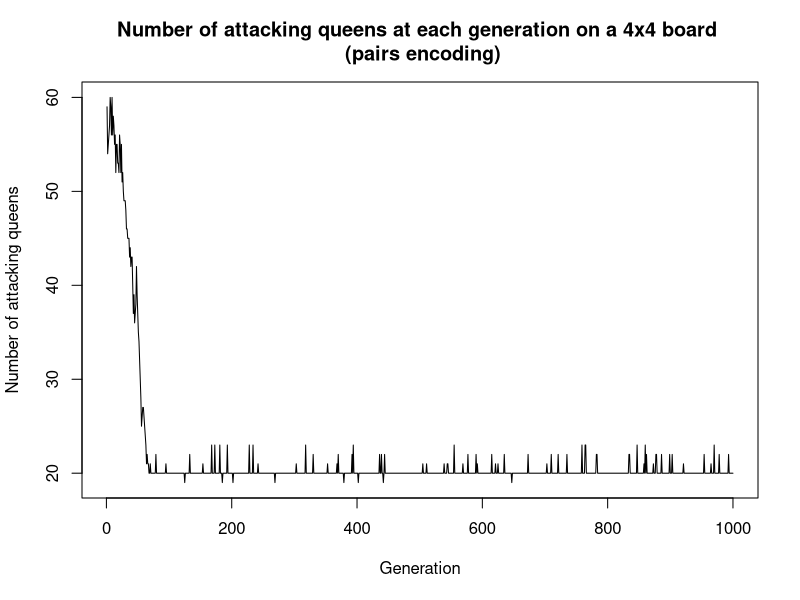
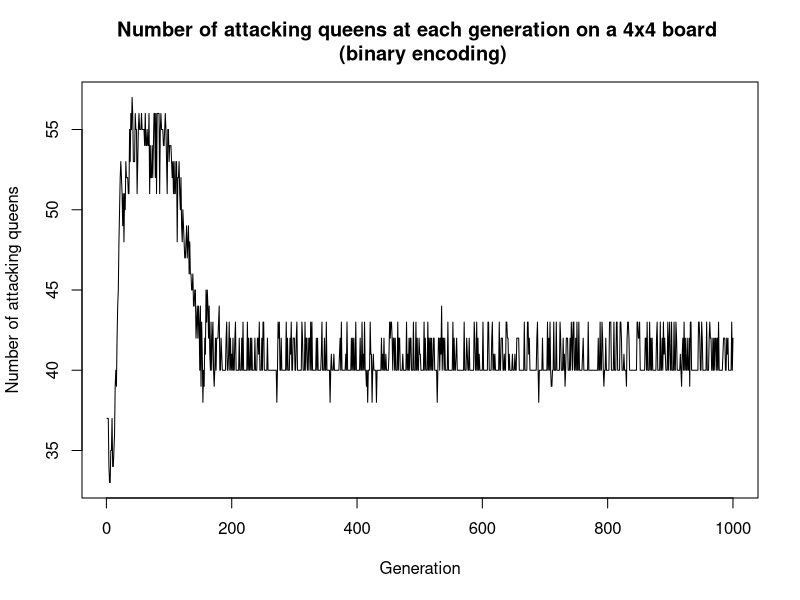
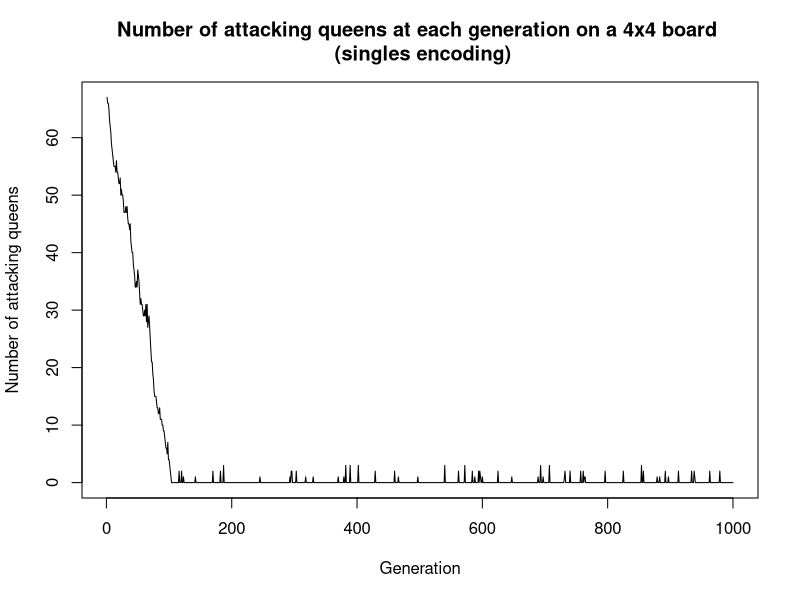
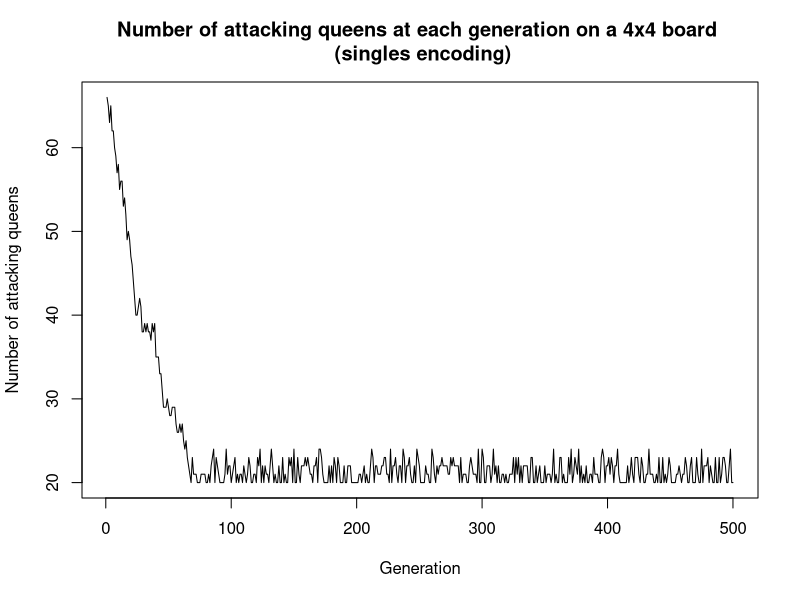
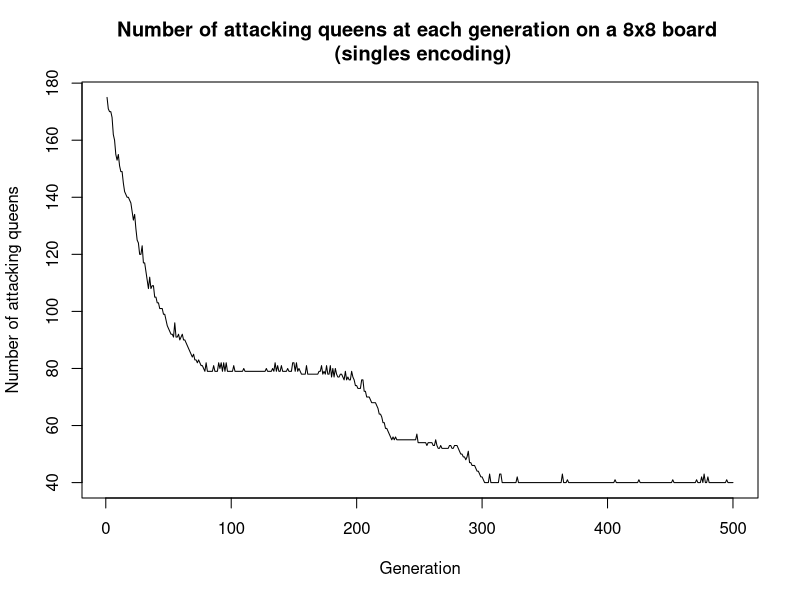
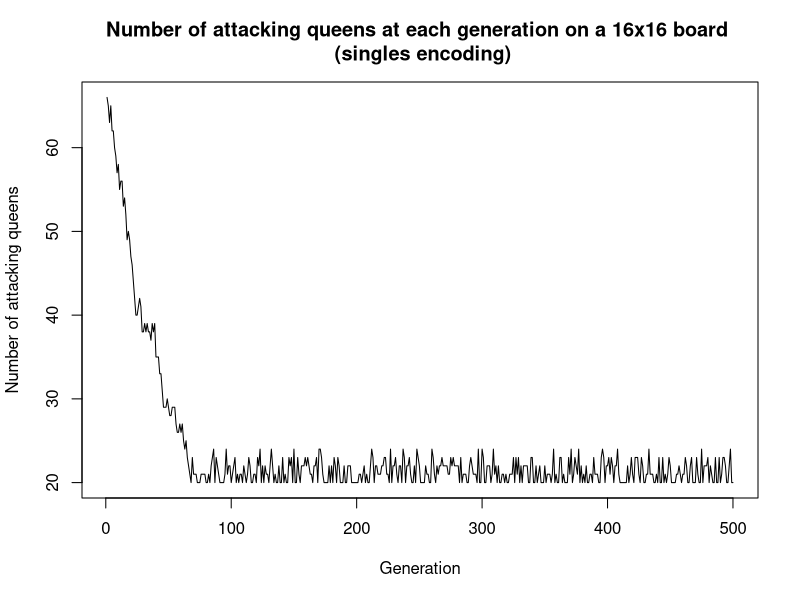
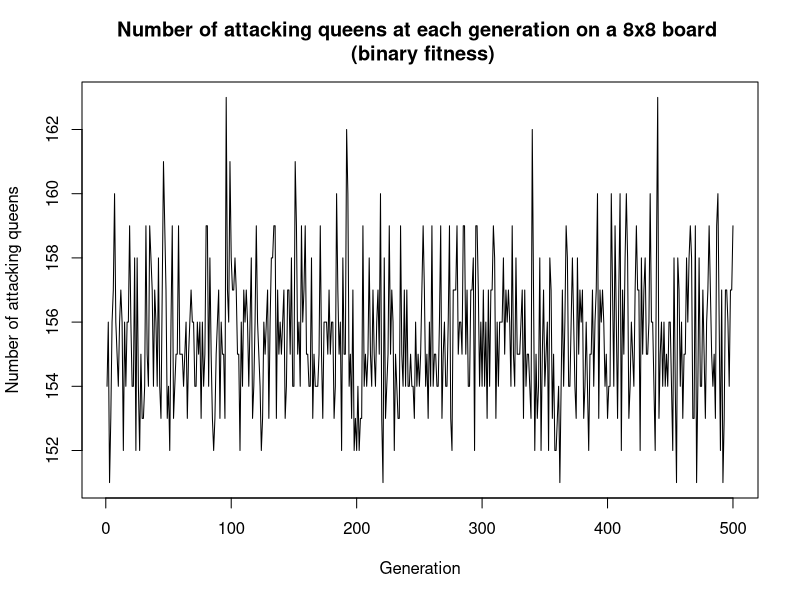
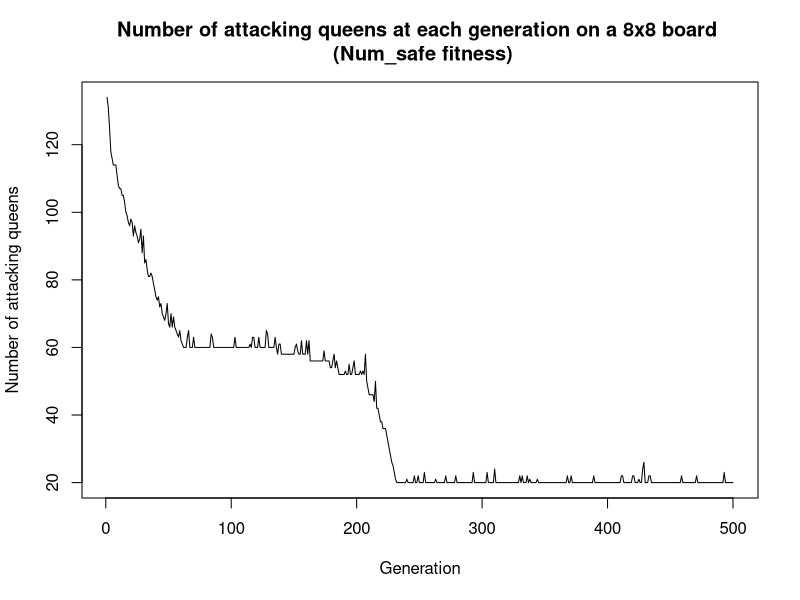

These figures' R source, in order: (Note: this script raises an error after producing the figures.)
## ---- chunk 1
knitr::opts_chunk$set(echo = FALSE, cache = TRUE)
## ---- chunk 2
BinToDec <- function(x){
  #https://stackoverflow.com/questions/12892348/convert-binary-string-to-binary-or-decimal-value
  sum(2^(which(rev(unlist(strsplit(as.character(x), "")) == 1))-1))
}

vizualize_board <- function(layout, n){
  #Given a layout, vizualizes the board
  if(typeof(layout) == "list" & is.null(ncol(layout))){
    #print("Binary")
    #Binary
    board <- matrix(nrow = n, ncol = n)
    #fill the board with 0s
    for (i in 1:nrow(board)){
      for (j in 1:ncol(board)){
        board[i,j] <- 0
      }
    }
    for (i in 1:n){
      board[i,BinToDec(layout[[i]])] <- 1
    }
    board <- t(board)
    #print(board)
  }else if(typeof(layout) == "integer" & is.null(ncol(layout))){
    #print("Singles")
    #Singles
    #fill the board with 0s
    board <- matrix(nrow = n, ncol = n)
    for (i in 1:n){
      for (j in 1:n){
        board[i,j] <- 0
      }
    }
    for (i in 1:n){
      board[i,layout[i]] <- 1
    }
    board <- t(board)
    #print(board)
  }else{
    #Pairs
    #print("Pairs")
    board <- matrix(nrow = n, ncol = n)
    #fill the board with 0s
    for (i in 1:nrow(board)){
      for (j in 1:ncol(board)){
        board[i,j] <- 0
      }
    }
    for (i in 1:nrow(layout)){
      board[layout[i,1], layout[i,2]] <- 1
    }
  }
  #Print the board in the console:
  for (i in 1:(nrow(board)*2)){
    cat("_")
  }
  cat("\n")
  for (i in 1:nrow(board)){
    cat("|")
    for (j in 1:ncol(board)){
      if(board[i,j] == 0){
        cat(" |")
      }else{
        cat("Q|")
      }
    }
    cat("\n")
  }
}
## ---- chunk 3
#################### PAIRS REPRESENTATION ####################

# Question 2 : Crossover

crossover <- function(layout1, layout2, p){
  #PAIRS (matrix)
  kid <- matrix(nrow = nrow(layout1), ncol = 2)
  for (i in 1:p){
    kid[i,] <- layout1[i,]
  }
  for (i in (p+1):nrow(layout2)){
    kid[i,] <- layout2[i,]
  }
  return(kid)
}

# Question 3 : Mutate

mutate <- function(layout,n){
  pair <- sample(n,1)
  layout[pair,1] <- sample(n,1)
  layout[pair,2] <- sample(n,1)
  #Disadvantages of this layout : can move to a location where there is already a queen 
  # --> Good or bad ? Good: simulate a queen "disappearing", bad: duplicates in the representation
  return(layout)
}

# Question 4 : Fitness

fitness <- function(layout, fitness_function, n){
  board <- matrix(nrow = n, ncol = n)
  #fill the board with 0s
  for (i in 1:n){
    for (j in 1:n){
      board[i,j] <- 0
    }
  }
  #fill the board with 1s where there are queens
  for (i in 1:n){
    board[layout[i,1], layout[i,2]] <- 1
  }
  #================================================================================
 #Convert the board to a list of coordinates 
  my_vec <- c()
  for(i in 1:n){
    for(j in 1:n){
      if(board[i,j]==1){
        my_vec <- c(my_vec, c(i,j))
      }
    }
  }
  if(length(my_vec) == 0){
    return(0)
  }
  points<-array( my_vec, dim=c(2,length(my_vec)/2))
  are_attacking_eachother <- function(Q1,Q2){
    #https://stackoverflow.com/questions/57239548/how-to-check-if-a-queen-is-under-attack-in-nqueens
    (Q1[1] == Q2[1] | Q1[2] == Q2[2] | Q1[1]-Q1[2] == Q2[1]-Q2[2] | Q1[1]+Q1[2] == Q2[1]+Q2[2])
  }
  fitness <- 0
  if(length(points)/2 == 1){
    if(fitness_function == "binary"){
      return(0)
    }else if(fitness_function == "num_safe"){
      return(1)
    }else{
      #number of attacking pairs
      return(0)
    }
  }else if(fitness_function == "binary"){
      for(queen in 1:((length(points)/2)-1)){
        for(other_queen in (queen+1):(length(points)/2)){
          Q1 <- c(points[1,queen], points[2,queen])
          Q2 <- c(points[1,other_queen], points[2,other_queen])
          if(are_attacking_eachother(Q1, Q2)){
            fitness <- 1
          }
        } 
      }
  }else if(fitness_function == "num_safe"){
    safe <- 0
     for(queen in 1:((length(points)/2)-1)){
        for(other_queen in (queen+1):(length(points)/2)){
          Q1 <- c(points[1,queen], points[2,queen])
          Q2 <- c(points[1,other_queen], points[2,other_queen])
          if(!are_attacking_eachother(Q1, Q2)){
            safe <- safe + 2
          }
        } 
     }
    #to scale to [0,1], we could divide by the max number of queens that can be safe
    fitness <- safe
  }else if(fitness_function == "num_attacking"){
    num_attacking <- 0
    for(queen in 1:((length(points)/2)-1)){
      for(other_queen in (queen+1):(length(points)/2)){
        Q1 <- c(points[1,queen], points[2,queen])
        Q2 <- c(points[1,other_queen], points[2,other_queen])
        if(are_attacking_eachother(Q1, Q2)){
          num_attacking <- num_attacking + 1
        }
      } 
    }
    fitness <- num_attacking
  }else{
      #(nC2 - number) of pairs of queens attacking each other.
      nc2 <- (n*(n-1)/2)
      num_attacking <- 0
      for(queen in 1:((length(points)/2)-1)){
        for(other_queen in (queen+1):(length(points)/2)){
          Q1 <- c(points[1,queen], points[2,queen])
          Q2 <- c(points[1,other_queen], points[2,other_queen])
          if(are_attacking_eachother(Q1, Q2)){
            fitness <- 1
          }
        } 
      }
      fitness <- (nc2 - num_attacking)
  }
  return(fitness)
}

# Question 5 : Genetic Algorithm

generate_random_layout_pairs <- function(n){
  pairs<-array(0, dim=c(n,2))
  for (i in 1:n){
    pairs[i,1] <- sample(n,1)
    pairs[i,2] <- sample(n,1)
  }
  return(pairs)
}

darwin_pairs <- function(n_generations, board_size, n_population, mutprob, fitness_function, crossover_p){
  ###### Initialization ######
  #generate random population
  population <- list()
  for(i in 1:n_population){
    population[[i]] <- generate_random_layout_pairs(board_size)
  }

  #calculate fitness of population
  fitnesses <- c()
  for(i in 1:n_population){
    fitnesses[i] <- fitness(population[[i]], fitness_function, board_size)
  }
  n_attacking_queens <- c()
  solutions <- list()
  ###### Genetic Algorithm ######
  for(generation in 1:n_generations){

    #Two individuals are randomly sampled from the current population, 
    # they are further used as parents
    parents <- sample(population, 2, replace = FALSE)

    #One individual with the smallest fitness is selected from the current population,
    # this will be the victim
    victim <- population[which.min(fitnesses)]
    victim_idx <- which.min(fitnesses)
    #The two sampled parents are to produce a kid by crossover
    kid <- crossover(parents[[1]], parents[[2]], p=crossover_p)

    #this kid should be mutated with probability mutprob
    if(runif(1) < mutprob){
      kid <- mutate(kid, board_size)
    }

    #The victim is replaced by the kid in the population
    population[[victim_idx]] <- kid

    #Do not forget to update the vector of fitness values of the population
    fitnesses[victim_idx] <- fitness(kid, fitness_function, board_size)

    #Remember the number of pairs of queens attacking each other at the given iteration
    attacking_queens <- 0
    for(i in 1:n_population){
      attacking_queens <- attacking_queens + fitness(population[[i]], "num_attacking", board_size)
      if(fitness(population[[i]], "num_attacking", board_size) == 0){
        solutions[[length(solutions)+1]] <- population[[i]]
      }
    }
    n_attacking_queens <- c(n_attacking_queens, attacking_queens)

  }
  return(list(n_attacking_queens = n_attacking_queens, solutions = solutions))
}

## ---- chunk 4
# Question 6 : Legal Configuration
res_pairs <- darwin_pairs(n_generations = 1000, 
                          board_size =  4, 
                          n_population = 20, 
                          mutprob = 0.1, 
                          fitness_function = "num_safe",
                          crossover_p = 2)

cat("found", length(res_pairs$solutions), "legal configurations \n")
cat("Example of a legal configuration : \n")
if(length(res_pairs$solutions) > 0){
  vizualize_board(res_pairs$solutions[[1]], 4)
}
## ---- chunk 5
# Question 7 : Plot
plot(res_pairs$n_attacking_queens, type="l", xlab="Generation", ylab="Number of attacking queens")
title("Number of attacking queens at each generation on a 4x4 board \n (pairs encoding)")

## ---- chunk 6
################### Binary Representation ###################

# Question 2 : Crossover

crossover <- function(layout1, layout2, p){
  #p < log2(n)/2
  kid <- list()
  for (i in 1:p){
    kid[[i]] <- layout1[[i]]
  }
  for (i in (p+1):length(layout2)){
    kid[[i]] <- layout2[[i]]
  }
  return(kid)
}

# Question 3 : Mutate

mutate <- function(layout,n){
    #randomly select a binary string
    binary_string <- sample(1:length(layout), 1)
    #randomly select a bit in the binary string
    bit <- sample(1:length(layout[[binary_string]]), 1)
    #flip the bit
    layout[[binary_string]][bit] <- abs(layout[[binary_string]][bit] - 1)
    return(layout)
}

# Question 4 : Fitness

fitness <- function(layout, fitness_function, n){
  #Very twisted and inefficient way of doing things, to be modified
  board <- matrix(nrow = n, ncol = n)
  #fill the board with 0s
  for (i in 1:nrow(board)){
    for (j in 1:ncol(board)){
      board[i,j] <- 0
    }
  }
  for (i in 1:length(layout)){
    board[i, BinToDec(layout[[i]])] <- 1
  }
  board <- t(board) 

  #================================================================================
  #At this point, the board var should contain a matrix on the state of the board, with 1s for queens and 0s for empty spaces
  #Convert the board to a list of coordinates 
  my_vec <- c()
  for(i in 1:n){
    for(j in 1:n){
      if(board[i,j]==1){
        my_vec <- c(my_vec, c(i,j))
      }
    }
  }
  if(length(my_vec) == 0){
    return(0)
  }
  points<-array( my_vec, dim=c(2,length(my_vec)/2))
  are_attacking_eachother <- function(Q1,Q2){
    #https://stackoverflow.com/questions/57239548/how-to-check-if-a-queen-is-under-attack-in-nqueens
    (Q1[1] == Q2[1] | Q1[2] == Q2[2] | Q1[1]-Q1[2] == Q2[1]-Q2[2] | Q1[1]+Q1[2] == Q2[1]+Q2[2])
  }
  fitness <- 0
  #If only one queen on the board:
  if(length(points)/2 <= 1){
    if(fitness_function == "binary"){
      return(0)
    }else if(fitness_function == "num_safe"){
      return(length(points)/2)
    }else{ #number of attacking pairs
      return(0)
    }
    
  }else if(fitness_function == "binary"){
      for(queen in 1:((length(points)/2)-1)){
        for(other_queen in (queen+1):(length(points)/2)){
          Q1 <- c(points[1,queen], points[2,queen])
          Q2 <- c(points[1,other_queen], points[2,other_queen])
          if(are_attacking_eachother(Q1, Q2)){
            fitness <- 1
          }
        } 
      }
  }else if(fitness_function == "num_safe"){
    safe <- 0
     for(queen in 1:((length(points)/2)-1)){
        for(other_queen in (queen+1):(length(points)/2)){
          Q1 <- c(points[1,queen], points[2,queen])
          Q2 <- c(points[1,other_queen], points[2,other_queen])
          if(!are_attacking_eachother(Q1, Q2)){
            safe <- safe + 2
          }
        } 
     }
    #to scale to [0,1], we can divide by the max number of queens that can be safe
    fitness <- safe
    
  }else if(fitness_function == "num_attacking"){
    num_attacking <- 0
    for(queen in 1:((length(points)/2)-1)){
      for(other_queen in (queen+1):(length(points)/2)){
        Q1 <- c(points[1,queen], points[2,queen])
        Q2 <- c(points[1,other_queen], points[2,other_queen])
        if(are_attacking_eachother(Q1, Q2)){
          num_attacking <- num_attacking + 1
        }
      } 
    }
    fitness <- num_attacking
  }else{
      #(nC2 - number) of pairs of queens attacking each other.
      nc2 <- (n*(n-1)/2)
      num_attacking <- 0
      for(queen in 1:((length(points)/2)-1)){
        for(other_queen in (queen+1):(length(points)/2)){
          Q1 <- c(points[1,queen], points[2,queen])
          Q2 <- c(points[1,other_queen], points[2,other_queen])
          if(are_attacking_eachother(Q1, Q2)){
            fitness <- 1
          }
        } 
      }
      fitness <- nc2 - num_attacking
  }
  return(fitness)
}

# Question 5 : Genetic Algorithm

generate_random_layout_binary <- function(n){
  #Only works for n powers of 2, otherwise it can produces queens outside of the board
  layout <- list()
  for (i in 1:n){
    layout[[i]] <- sample(0:1, ceiling(log2(n)), replace = TRUE)
  }
  return(layout)
}

darwin_bin <- function(n_generations, board_size, n_population, mutprob, fitness_function, crossover_p){

  #generate random population
  population <- list()
  for(i in 1:n_population){
    population[[i]] <- generate_random_layout_binary(board_size)
  }

  #calculate fitness of population
  fitnesses <- c()
  for(i in 1:n_population){
    fitnesses[i] <- fitness(population[[i]], fitness_function, board_size)
  }
  n_attacking_queens <- c()
  solutions <- list()
  ###### Genetic Algorithm ######
  for(generation in 1:n_generations){
    #Two individuals are randomly sampled from the current population, they are further used as parents
    parents <- sample(population, 2, replace = FALSE)

    #One individual with the smallest fitness is selected from the current population, this will be the victim
    victim <- population[which.min(fitnesses)][[1]]
    victim_idx <- which.min(fitnesses)

    #The two sampled parents are to produce a kid by crossover
    kid <- crossover(parents[[1]], parents[[2]], p=crossover_p)
    #this kid should be mutated with probability mutprob
    if(runif(1) < mutprob){
      kid <- mutate(kid, board_size)
    }
    #The victim is replaced by the kid in the population
  
    population[[victim_idx]] <- kid

    #Do not forget to update the vector of fitness values of the population
    fitnesses[victim_idx] <- fitness(kid, fitness_function, board_size)

  #Remember the number of pairs of queens attacking each other at the given iteration
    attacking_queens <- 0
    for(i in 1:n_population){
      attacking_queens <- attacking_queens + fitness(population[[i]], "num_attacking", board_size)
      if(fitness(population[[i]], "num_attacking", board_size) == 0){
        solutions[[length(solutions)+1]] <- population[[i]]
      }
    }
    n_attacking_queens <- c(n_attacking_queens, attacking_queens)

  }
  return(list(n_attacking_queens = n_attacking_queens, solutions = solutions))
}

## ---- chunk 7
# Question 6 : Legal Configuration
res_bin <- darwin_bin(n_generations = 1000, 
                          board_size =  4, 
                          n_population = 20, 
                          mutprob = 0.1, 
                          fitness_function = "num_safe",
                          crossover_p = 1) #Bin rep so 2bits only

cat("found", length(res_bin$solutions), "legal configurations \n")
cat("Example of a legal configuration : \n")
if(length(res_bin$solutions) > 0){
  vizualize_board(res_bin$solutions[[1]], 4)
}
## ---- chunk 8
# Question 7 : Plot
plot(res_bin$n_attacking_queens, type="l", xlab="Generation", ylab="Number of attacking queens")
title("Number of attacking queens at each generation on a 4x4 board \n (binary encoding)")

## ---- chunk 9
################### Singles Representation ###################

# Question 2 : Crossover

crossover <- function(layout1, layout2, p){
  kid <- c()
    for (i in 1:p){
      kid <- c(kid , layout1[i])
    }
    for (i in (p+1):length(layout2)){
      kid <- c(kid , layout2[i])
    }
    return(kid)
}

# Question 3 : Mutate

mutate <- function(layout,n){
    row <- sample(n,1)
    layout[row] <- sample(n,1)
    #Disadvantages of this method : a queen can only be moved within a column, and it can also not be moved at all
    return(layout)
}

# Question 4 : Fitness

fitness <- function(layout, fitness_function, n){
  #Very twisted and inefficient way of doing things, to be modified
  board <- matrix(nrow = n, ncol = n)
  #fill the board with 0s
  for (i in 1:n){
    for (j in 1:n){
      board[i,j] <- 0
    }
  }
  for (i in 1:n){
    board[i,layout[i]] <- 1
  }
  board <- t(board)
  #================================================================================
  #At this point, the board var should contain a matrix on the state of the board, with 1s for queens and 0s for empty spaces
  #Convert the board to a list of coordinates 
  my_vec <- c()
  for(i in 1:n){
    for(j in 1:n){
      if(board[i,j]==1){
        my_vec <- c(my_vec, c(i,j))
      }
    }
  }
  if(length(my_vec) == 0){
    return(0)
  }
  points<-array( my_vec, dim=c(2,length(my_vec)/2))
  are_attacking_eachother <- function(Q1,Q2){
    #https://stackoverflow.com/questions/57239548/how-to-check-if-a-queen-is-under-attack-in-nqueens
    (Q1[1] == Q2[1] | Q1[2] == Q2[2] | Q1[1]-Q1[2] == Q2[1]-Q2[2] | Q1[1]+Q1[2] == Q2[1]+Q2[2])
  }
  fitness <- 0
  #If only one queen on the board:
  if(length(points)/2 <= 1){
    if(fitness_function == "binary"){
      return(0)
    }else if(fitness_function == "num_safe"){
      return(length(points)/2)
    }else{ #number of attacking pairs
      return(0)
    }
  }else if(fitness_function == "binary"){
      for(queen in 1:((length(points)/2)-1)){
        for(other_queen in (queen+1):(length(points)/2)){
          Q1 <- c(points[1,queen], points[2,queen])
          Q2 <- c(points[1,other_queen], points[2,other_queen])
          if(are_attacking_eachother(Q1, Q2)){
            fitness <- 1
          }
        } 
      }
  }else if(fitness_function == "num_safe"){
    safe <- 0
     for(queen in 1:((length(points)/2)-1)){
        for(other_queen in (queen+1):(length(points)/2)){
          Q1 <- c(points[1,queen], points[2,queen])
          Q2 <- c(points[1,other_queen], points[2,other_queen])
          if(!are_attacking_eachother(Q1, Q2)){
            safe <- safe + 2
          }
        } 
     }
    #to scale to [0,1], we can divide by the max number of queens that can be safe
    fitness <- safe
  }else if(fitness_function == "num_attacking"){
    num_attacking <- 0
    for(queen in 1:((length(points)/2)-1)){
      for(other_queen in (queen+1):(length(points)/2)){
        Q1 <- c(points[1,queen], points[2,queen])
        Q2 <- c(points[1,other_queen], points[2,other_queen])
        if(are_attacking_eachother(Q1, Q2)){
          num_attacking <- num_attacking + 1
        }
      } 
    }
    fitness <- num_attacking
  }else{
      #(nC2 - number) of pairs of queens attacking each other.
      nc2 <- (n*(n-1)/2)
      num_attacking <- 0
      for(queen in 1:((length(points)/2)-1)){
        for(other_queen in (queen+1):(length(points)/2)){
          Q1 <- c(points[1,queen], points[2,queen])
          Q2 <- c(points[1,other_queen], points[2,other_queen])
          if(are_attacking_eachother(Q1, Q2)){
            fitness <- 1
          }
        } 
      }
      fitness <- (nc2 - num_attacking)
  }
  return(fitness)
}

# Question 5 : Genetic Algorithm

generate_random_layout_singles <- function(n){
  layout <- c()
  for (i in 1:n){
    layout[i] <- sample(1:n,1)
  }
  return(layout)
}

darwin_singles <- function(n_generations, board_size, n_population, mutprob, fitness_function, crossover_p){

  #generate random population
  population <- list()
  for(i in 1:n_population){
    population[[i]] <- generate_random_layout_singles(board_size)
  }

  #calculate fitness of population
  fitnesses <- c()
  for(i in 1:n_population){
    fitnesses[i] <- fitness(population[[i]], fitness_function, board_size)
  }
  n_attacking_queens <- c()
  solutions <- list()
  ###### Genetic Algorithm ######
  for(generation in 1:n_generations){
    #Two individuals are randomly sampled from the current population, they are further used as parents
    parents <- sample(population, 2, replace = FALSE)

    #One individual with the smallest fitness is selected from the current population, this will be the victim
    victim <- population[which.min(fitnesses)][[1]]
    victim_idx <- which.min(fitnesses)

    #The two sampled parents are to produce a kid by crossover
    kid <- crossover(parents[[1]], parents[[2]], p=crossover_p)
    #this kid should be mutated with probability mutprob
    if(runif(1) < mutprob){
      kid <- mutate(kid, board_size)
    }
    #The victim is replaced by the kid in the population
  
    population[[victim_idx]] <- kid

    #Do not forget to update the vector of fitness values of the population
    fitnesses[victim_idx] <- fitness(kid, fitness_function, board_size)

  #Remember the number of pairs of queens attacking each other at the given iteration
    attacking_queens <- 0
    for(i in 1:n_population){
      attacking_queens <- attacking_queens + fitness(population[[i]], "num_attacking", board_size)
      if(fitness(population[[i]], "num_attacking", board_size) == 0){
        solutions[[length(solutions)+1]] <- population[[i]]
      }
    }
    n_attacking_queens <- c(n_attacking_queens, attacking_queens)
  }
  return(list(n_attacking_queens = n_attacking_queens, solutions = solutions))
}

## ---- chunk 10
# Question 6 : Legal Configuration
res_sin <- darwin_singles(n_generations = 1000,
                          board_size = 4,
                          n_population = 20,
                          mutprob = 0.1,
                          fitness_function ="num_safe",
                          crossover_p = 2)

cat("found", length(res_sin$solutions), "legal configurations \n")
cat("Example of a legal configuration : \n")
if(length(res_sin$solutions) > 0){
  vizualize_board(res_sin$solutions[[1]], 4)
}
## ---- chunk 11
# Question 7 : Plot
plot(res_sin$n_attacking_queens, type = "l", xlab = "Generation", ylab = "Number of attacking queens")
title("Number of attacking queens at each generation on a 4x4 board \n (singles encoding)")
## ---- chunk 12

# n = 4
start_time <- Sys.time()
res_sin4 <- darwin_singles(n_generations = 500,
                           board_size = 4,
                           n_population = 20,
                           mutprob =0.1,
                           fitness_function = "num_safe",
                           crossover_p = 2)
end_time <- Sys.time()

cat("N = 4 : found", length(res_sin4$solutions), "legal configurations")
cat("\n")
cat("time taken:", end_time - start_time, "seconds")
cat("\n")
plot(res_sin4$n_attacking_queens, type = "l", xlab = "Generation", ylab = "Number of attacking queens")
title("Number of attacking queens at each generation on a 4x4 board \n (singles encoding)")

# n = 8
start_time <- Sys.time()
res_sin8 <- darwin_singles(n_generations = 500,
                           board_size = 8,
                           n_population = 20,
                           mutprob =0.1,
                           fitness_function = "num_safe",
                           crossover_p = 4)
end_time <- Sys.time()

cat("N = 8 : found", length(res_sin8$solutions), "legal configurations")
cat("\n")
cat("time taken:", end_time - start_time, "seconds")
cat("\n")
plot(res_sin8$n_attacking_queens, type = "l", xlab = "Generation", ylab = "Number of attacking queens")
title("Number of attacking queens at each generation on a 8x8 board \n (singles encoding)")

# n = 16
start_time <- Sys.time()
res_sin16 <- darwin_singles(n_generations = 500,
                           board_size = 16,
                           n_population = 20,
                           mutprob =0.1,
                           fitness_function = "num_safe",
                           crossover_p = 8)
end_time <- Sys.time()

cat("N = 16 : found", length(res_sin16$solutions), "legal configurations")
cat("\n")
cat("time taken:", end_time - start_time, "seconds")
cat("\n")
plot(res_sin4$n_attacking_queens, type = "l", xlab = "Generation", ylab = "Number of attacking queens")
title("Number of attacking queens at each generation on a 16x16 board \n (singles encoding)")

## ---- chunk 13

# Binary
start_time <- Sys.time()
res_sinA <- darwin_singles(n_generations = 500,
                           board_size = 8,
                           n_population = 20,
                           mutprob =0.1,
                           fitness_function = "binary",
                           crossover_p = 4)
end_time <- Sys.time()

cat("Binary: found", length(res_sinA$solutions), "legal configurations")
cat("\n")
cat("time taken:", end_time - start_time, "seconds")
cat("\n")
plot(res_sinA$n_attacking_queens, type = "l", xlab = "Generation", ylab = "Number of attacking queens")
title("Number of attacking queens at each generation on a 8x8 board \n (binary fitness)")

# Number of Safe Queens
start_time <- Sys.time()
res_sinB <- darwin_singles(n_generations = 500,
                           board_size = 8,
                           n_population = 20,
                           mutprob =0.1,
                           fitness_function = "num_safe",
                           crossover_p = 4)
end_time <- Sys.time()

cat("Num_safe : found", length(res_sinB$solutions), "legal configurations")
cat("\n")
cat("time taken:", end_time - start_time, "seconds")
cat("\n")
plot(res_sinB$n_attacking_queens, type = "l", xlab = "Generation", ylab = "Number of attacking queens")
title("Number of attacking queens at each generation on a 8x8 board \n (Num_safe fitness)")

# n = 16
start_time <- Sys.time()
res_sinC <- darwin_singles(n_generations = 500,
                           board_size = 8,
                           n_population = 20,
                           mutprob =0.1,
                           fitness_function = "other",
                           crossover_p = 4)
end_time <- Sys.time()

cat("nC2 - num_attacking : found", length(res_sinC$solutions), "legal configurations")
cat("\n")
cat("time taken:", end_time - start_time, "seconds")
cat("\n")
plot(res_sinC$n_attacking_queens, type = "l", xlab = "Generation", ylab = "Number of attacking queens")
title("Number of attacking queens at each generation on a 8x8 board \n (nC2 - num_attacking fitness)")

## ---- chunk 14

# mutprob= 0.1
start_time <- Sys.time()
res_sinA <- darwin_singles(n_generations = 1000,
                           board_size = 8,
                           n_population = 20,
                           mutprob =0.1,
                           fitness_function = "num_safe",
                           crossover_p = 4)
end_time <- Sys.time()

cat("mutprob= 0.1: found", length(res_sinA$solutions), "legal configurations")
cat("\n")
cat("time taken:", end_time - start_time, "seconds")
cat("\n")
plot(res_sinA$n_attacking_queens, type = "l", xlab = "Generation", ylab = "Number of attacking queens")
title("Number of attacking queens at each generation on a 8x8 board \n (mutprob= 0.1)")

# mutprob= 0.5
start_time <- Sys.time()
res_sinB <- darwin_singles(n_generations = 1000,
                           board_size = 8,
                           n_population = 20,
                           mutprob= 0.5,
                           fitness_function = "num_safe",
                           crossover_p = 4)
end_time <- Sys.time()

cat("mutprob= 0.5: found", length(res_sinB$solutions), "legal configurations")
cat("\n")
cat("time taken:", end_time - start_time, "seconds")
cat("\n")
plot(res_sinB$n_attacking_queens, type = "l", xlab = "Generation", ylab = "Number of attacking queens")
title("Number of attacking queens at each generation on a 8x8 board \n (mutprob= 0.5)")

# mutprob= 0.9
start_time <- Sys.time()
res_sinC <- darwin_singles(n_generations = 1000,
                           board_size = 8,
                           n_population = 20,
                           mutprob= 0.9,
                           fitness_function = "num_safe",
                           crossover_p = 4)
end_time <- Sys.time()

cat("mutprob= 0.9: found", length(res_sinC$solutions), "legal configurations")
cat("\n")
cat("time taken:", end_time - start_time, "seconds")
cat("\n")
plot(res_sinC$n_attacking_queens, type = "l", xlab = "Generation", ylab = "Number of attacking queens")
title("Number of attacking queens at each generation on a 8x8 board \n (mutprob= 0.9)")

## ---- chunk 15
# 2.1
data <- read.csv2("censoredproc.csv")

par(mfrow=c(1,3))

# histogram of all data
hist(as.numeric(data[,1]), freq=F, main="Histogram of all data")

# histogram of data with cens=1
hist(as.numeric(data[which(data[,2]==1),1]), freq=F, main="Histogram of cens=1 data")

# histogram of data with cens=2
hist(as.numeric(data[which(data[,2]==2),1]), freq=F, main="Histogram of cens=2 data")

print("min")
min(as.numeric(data[which(data[,2]==1),1]))
min(as.numeric(data[which(data[,2]==2),1]))
print("max")
max(as.numeric(data[which(data[,2]==1),1]))
max(as.numeric(data[which(data[,2]==2),1]))


## ---- chunk 16
# 2.4

# EM algorithm
get_Q <- function(lambda_k){ #Given lambda and lambda_k, returns Q(lambda, lambda_k) to be optimised
  Q <- function(lambda){
    n*log(lambda) - lambda*n*mean(x) + m*log(lambda) -lambda*sum((1/lambda_k)-(c/(exp(lambda_k*c)-1))) - sum(log(1-exp(-lambda*c)))
  }
  return(Q)
}

##################### Parameters #####################

# uncensored and censored number of observations
n <- length(which(data[,2]==1))
m <- length(which(data[,2]==2))

# uncensored and censored observations
x <- as.numeric(data[which(data[,2]==1),1]) #Uncensored observations
c <- as.numeric(data[which(data[,2]==2),1]) #Censored observations

# starting lambda value and stopping conditions
lambda_0 <- 100 # starting value for lambda_k
epsilon <- 0.001 # stopping condition
max_k <- 100 # maximum number of iterations

# initialization of the while loop
k <- 1 # iteration counter 
lambda_ks <- lambda_0 # vector of lambda values, starting with lambda_0

####################### EM Algorithm ##############################

while(k < max_k){
  # E-step
  Q <- get_Q(lambda_ks[k])
  # M-step
  lambda_k <- optimise(Q, interval = c(0,100), maximum = TRUE)$maximum
  # stopping condition
  if(abs(lambda_k - lambda_ks[k]) < epsilon){
    print(paste("EM algorithm stopped at iteration", k))
    break
  }
  # update
  lambda_ks <- c(lambda_ks, lambda_k)
  k <- k +1
}

print(lambda_ks)
## ---- chunk 17
#2.5

lambda_graph <- lambda_ks[length(lambda_ks)]

par(mfrow=c(1,3))

hist(as.numeric(data[,1]), freq=F, main="Histogram of all data")
curve(dexp(x, rate = lambda_graph), from=0, to=10, col='blue', add=TRUE, lwd = 2)

hist(as.numeric(data[which(data[,2]==1),1]), freq=F, main="Histogram of cens=1 data")
curve(dexp(x, rate = lambda_graph), from=0, to=10, col='blue', add=TRUE, lwd = 2)

hist(as.numeric(data[which(data[,2]==2),1]), freq=F, main="Histogram of cens=2 data")
curve(dexp(x, rate = lambda_graph), from=0, to=10, col='blue', add=TRUE, lwd = 2)

## ---- chunk 18
#2.6

bootstrap <- matrix(NA, ncol = 2, nrow = 1000)
lambda_hat <- c()

n <- 1000

for (i in 1:n) {
  bootstrap[,1] <- rexp(n, lambda)
  bootstrap[,2] <- 1
  bootstrap[1:m,1] <- runif(m, 0, max(as.numeric(data[which(data[,2]==2),1])))
  bootstrap[1:m,2] <- 2
  lambda_hat[i] <- n/sum(bootstrap[(m+1):n,1])
}

EM_lambda_hat  <- c()

for(i in 1:1000){
  # uncensored and censored number of observations
  n <- length(which(bootstrap[,2]==1))
  m <- length(which(bootstrap[,2]==2))

  # uncensored and censored observations
  x <- as.numeric(bootstrap[which(bootstrap[,2]==1),1])
  z <- as.numeric(bootstrap[which(bootstrap[,2]==2),1])

  # starting lambda value and stopping condition
  lambda <- 100
  epsilon <- 0.001

  # EM algorithm
  get_Q <- function(lambda){
    (n * log(lambda)) - n + (m * log(lambda)) - lambda * m * ( 1/lambda) -
      (sum(log(1-exp(-lambda*z))))
  }

  k <- 1
  k_max <- 1000
  L2 <- c(-Inf)

  while(k < k_max){
    L2 <- c(L,get_Q(lambda)) # loglik
    if(abs(L2[k+1] - L2[k]) < epsilon){
      print(paste("EM algorithm stopped at lambda =", lambda, "after", 
                  k, "iterations"))
      break
    }
    lambda <- optim(lambda, get_Q, method="Brent")[[1]]
    k <- k +1
    EM_lambda_hat[i] <- lambda
  }
}

# lambda hat graphs
par(mfrow=c(2,1))
hist(lambda_hat_mle)
hist(lambda_hat_em)

# variances
var(lambda_hat_mle)
var(lambda_hat_em)
